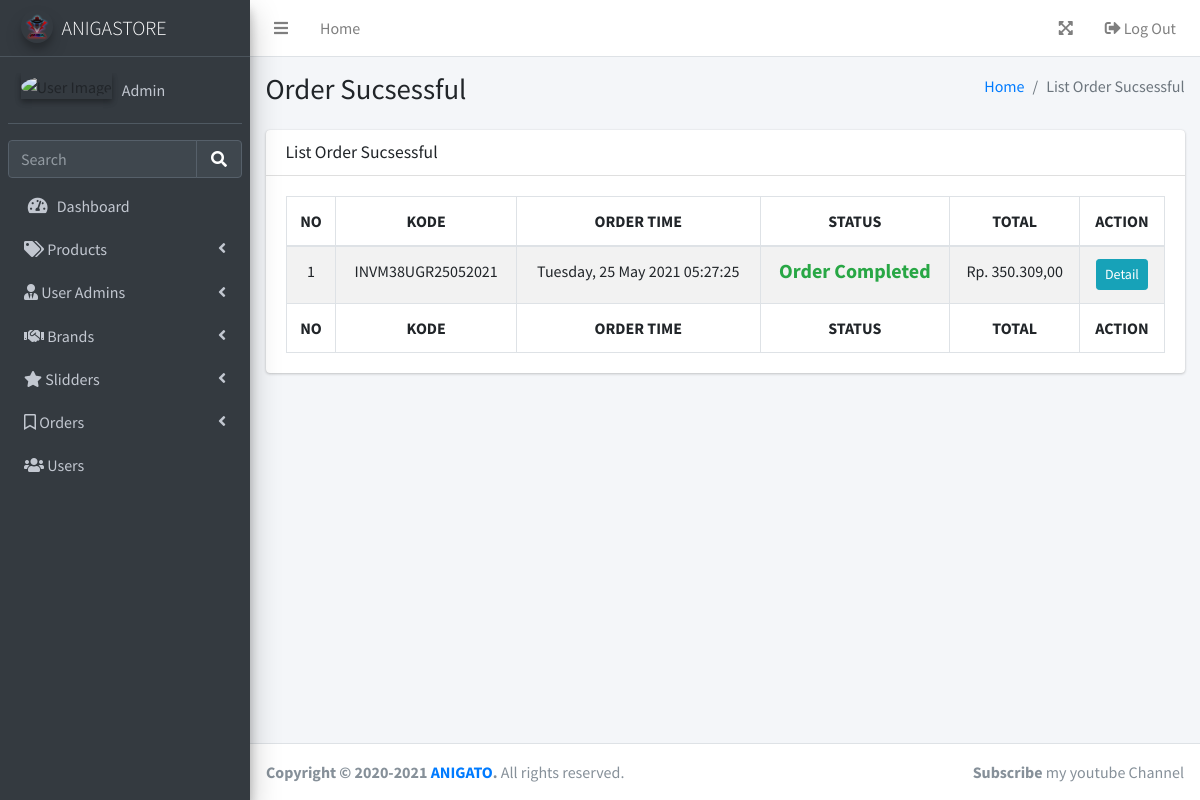
Screenshot of /layouts/backend/orders/index_success.php (signed in) with the database file from the repository.
### tables this page shows
CREATE TABLE `orders` (
  `id` int(11) NOT NULL,
  `kode_pemesanan` varchar(255) NOT NULL,
  `id_user` int(11) NOT NULL,
  `order_time` datetime NOT NULL,
  `status` int(11) NOT NULL,
  `total_qty` int(11) NOT NULL,
  `total_price` int(11) NOT NULL,
  `payment` varchar(20) DEFAULT NULL
);

### php/function.php (called while the page is built, shortened)
<?php
function koneksi()
{
    $conn = mysqli_connect("localhost", "root", "");
    mysqli_select_db($conn, "pw_tubes_203040096");
    return $conn;
}
function query($sql)
{
    $conn = koneksi();
    $res = mysqli_query($conn, "$sql");
    $rows = [];
    while ($row = mysqli_fetch_assoc($res)) {
        $rows[] = $row;
    }
    return $rows;
}
function rupiah($harga)
{
    $hasil_harga = "Rp. " . number_format($harga, 2, ',', '.');
    return $hasil_harga;
}

### layouts/backend/orders/index_success.php (the view, shortened to what this page needs)
<?php
require '../function.php';
$order = query("select*from orders where status = 5 order by order_time desc");
?>
<!DOCTYPE html>
<html lang="en">
<head>
    <?php require_once '../../../themes/backend/parts/link-header.php' ?>
</head>
<body class="hold-transition sidebar-mini layout-fixed layout-navbar-fixed">
    <div class="wrapper">
        <?php require_once '../../../themes/backend/parts/navbar.php'; ?>
        <?php require_once '../../../themes/backend/parts/sidebar.php'; ?>
        <div class="content-wrapper">
            <section class="content-header">
                <div class="container-fluid">
                    <div class="row mb-2">
                        <div class="col-sm-6">
                            <h1>Order Sucsessful</h1>
                        </div>
                        <div class="col-sm-6">
                            <ol class="breadcrumb float-sm-right">
                                <li class="breadcrumb-item"><a href="#">Home</a></li>
                                <li class="breadcrumb-item active">List Order Sucsessful</li>
                            </ol>
                        </div>
                    </div>
                </div>
            </section>
            <section class="content">
                <div class="container-fluid">
                    <div class="row">
                        <div class="col-12">
                            <div class="card">
                                <div class="card-header">
                                    <h3 class="card-title">List Order Sucsessful</h3>
                                </div>
                                <div class="card-body">
                                    <table id="example1" class="table table-bordered table-striped">
                                        <thead>
                                            <tr class="text-center">
                                                <th>NO</th>
                                                <th>KODE</th>
                                                <th>ORDER TIME</th>
                                                <th>STATUS</th>
                                                <th>TOTAL</th>
                                                <th>ACTION</th>
                                            </tr>
                                        </thead>
                                        <tbody>
                                            <?php $i = 1; ?>
                                            <?php foreach ($order as $order) : ?>
                                                <tr class="text-center">
                                                    <td><?= $i++; ?></td>
                                                    <td><?= $order["kode_pemesanan"]; ?></td>
                                                    <td>
                                                        <?= strftime("%A", strtotime($order["order_time"])) . ", " . date("d", strtotime($order["order_time"])) . " " . strftime("%B", strtotime($order["order_time"])) . " " . date("Y", strtotime($order["order_time"])) ." ".date("H:i:s", strtotime($order["order_time"]))?>
                                                    </td>
                                                    <td>
                                                        <?php
                                                        switch ($order['status']) {
                                                            case 5:
                                                                echo '<h5 class="text-success font-weight-bold">Order Completed</h5>';
                                                                break;
                                                        }
                                                        ?>
                                                    </td>
                                                    <td><?= rupiah($order["total_price"]) ?></td>
                                                    <td>
                                                        <a href="detail.php?id=<?= $order['id']; ?>" class="btn btn-sm btn-info ">Detail</a>
                                                    </td>
                                                </tr>
                                            <?php endforeach; ?>
                                        </tbody>
                                        <tfoot>
                                            <tr class="text-center">
                                                <th>NO</th>
                                                <th>KODE</th>
                                                <th>ORDER TIME</th>
                                                <th>STATUS</th>
                                                <th>TOTAL</th>
                                                <th>ACTION</th>
                                            </tr>
                                        </tfoot>
                                    </table>
                                </div>
                            </div>
                        </div>
                    </div>
            </section>
        </div>
        <?php require_once '../../../themes/backend/parts/footer.php'; ?>
    </div>
</body>
</html>

### rows the page displays
orders: kode_pemesanan "INVM38UGR25052021", order_time "Tuesday", order_time "25", order_time "May", order_time "2021", order_time "05:27:25", status "Order Completed", total_price "Rp. 350.309,00"

### other values shown
$_SESSION['username'] "Admin"
